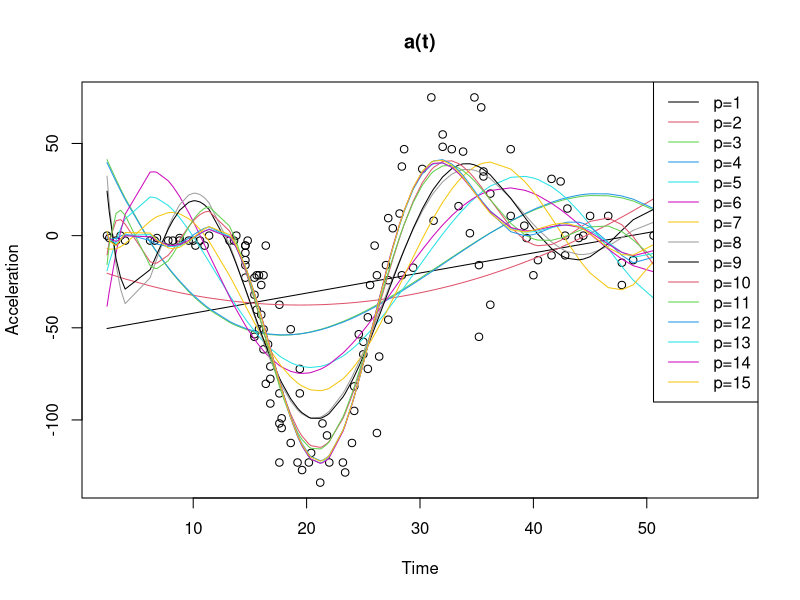
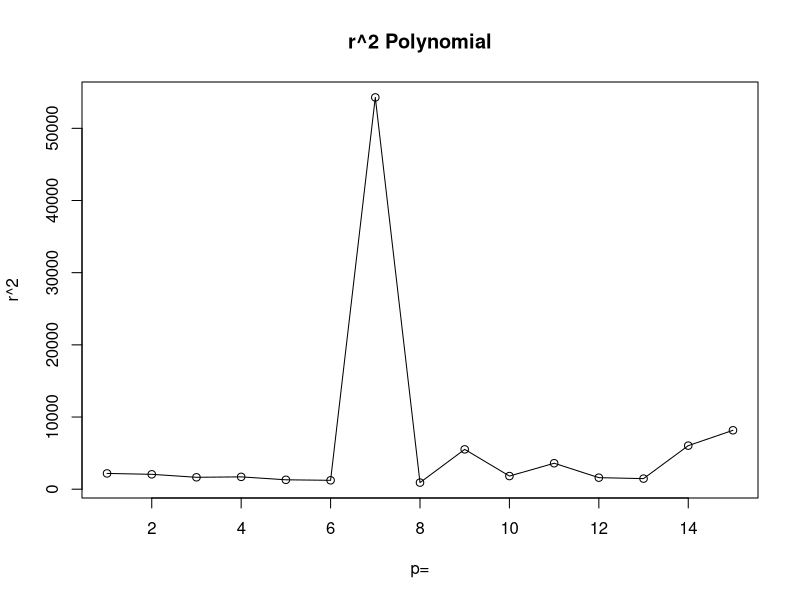
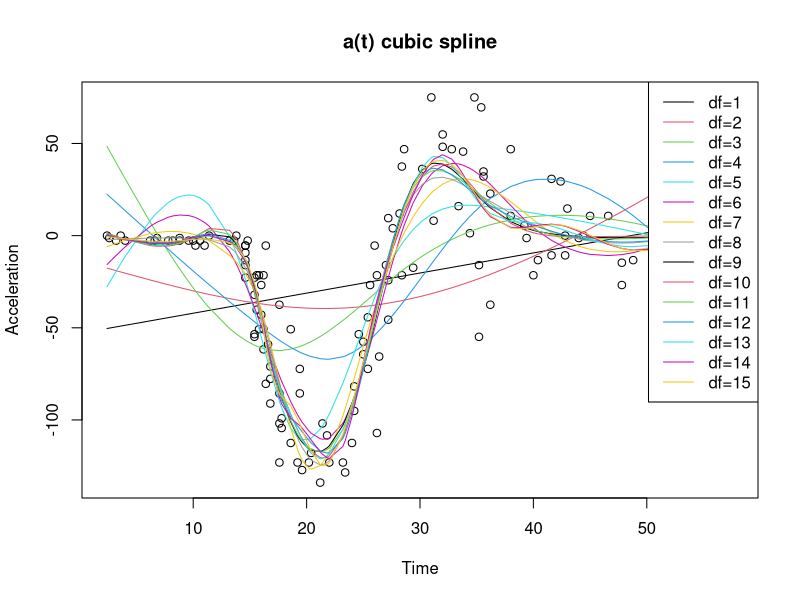
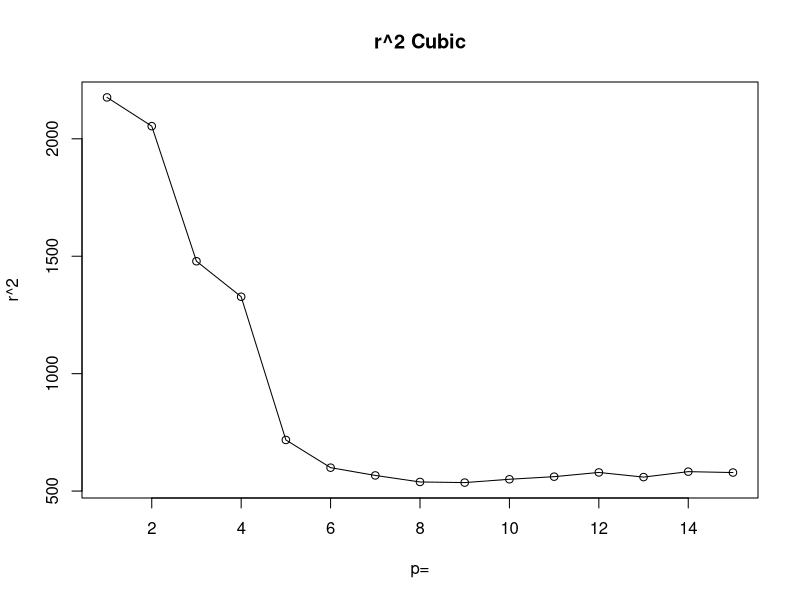
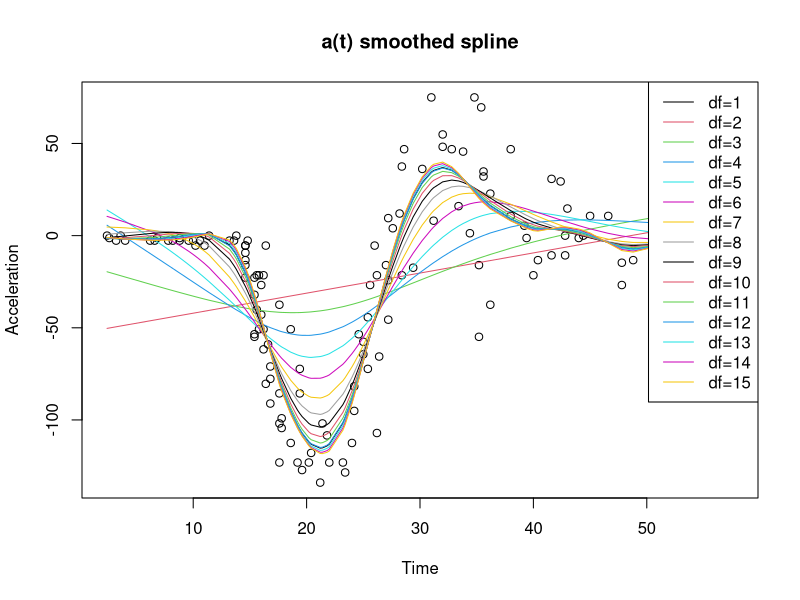
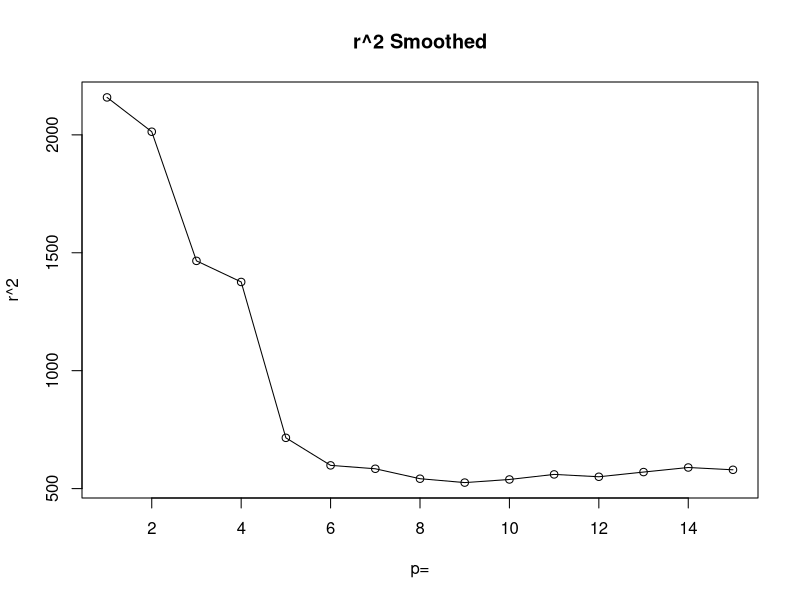
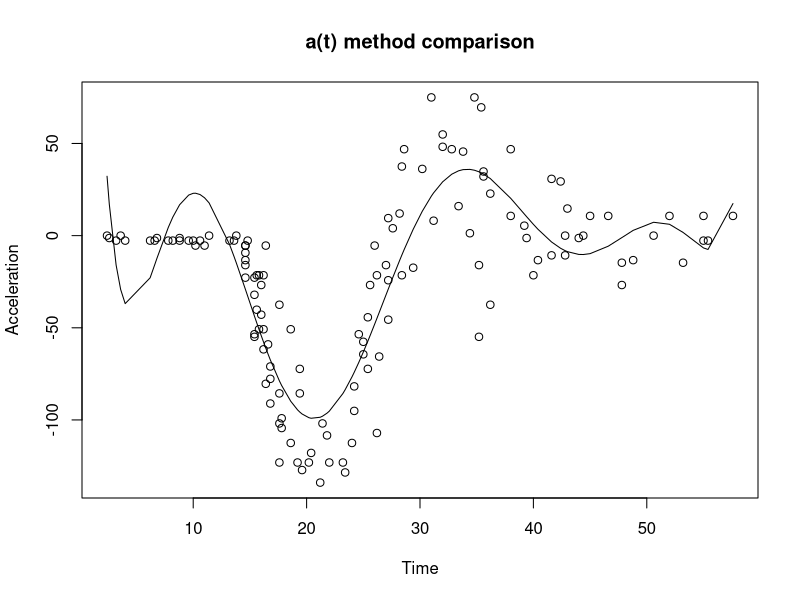

Here is the R script that generated these plots, in order: (Note: this script raises an error after producing the figures.)
library(MASS)
library(splines)

################
# POLYNOMIAL   #
################

## We fix p, which will increase later on
p = 1;

x = mcycle$times
y = mcycle$accel


polynomial_regression <- function(max_degree = 10){
  plot(mcycle, main="a(t)", xlab="Time", ylab="Acceleration")
  leg = c()
  for(i in 1:max_degree){
    model = lm(y ~ poly(x, i))
    lines(x, fitted(model), col=i)
    leg[i] = paste(c("p=", i), collapse="")
  }
  legend('topright', legend=leg, col=seq(1, max_degree), lty=1)
}

polynomial_regression(15)

## Best for now --> p = 14


####################
# CROSS-VALIDATION #
####################

cross_validate_accel <- function(formula, data, K=5){
  n = nrow(data)
  folds=sample(1:K,n,replace=TRUE)
  CV = 0
    for(k in (1:K)){
      reg<-lm(formula,data=data[folds!=k,])
      pred<-predict(reg,newdata=data[folds==k,])
      CV <-CV + sum((data$accel[folds==k]-pred)^2)
    }
    CV <- CV/n
  
  return(CV) 
}

determine_best_p <- function(iterations_per_p=10, from=1, to=15){
  m = matrix(0, nrow=(to-from) + 1, ncol=iterations_per_p)
  for(i in 1:iterations_per_p){
    for(j in from:to){
      m[j, i] = cross_validate_accel(accel~poly(times, j), mcycle)
    }
  }
  return (m)
}

moyennes_pol = rowMeans(determine_best_p())
plot(moyennes_pol, main="r^2 Polynomial", xlab="p=", ylab="r^2", lty=1)
lines(moyennes_pol, main="r^2 Polynomial", xlab="p=", ylab="r^2", lty=1)

## Par validation croisee, la meilleure valeur de p est 8


#########################
# NATURAL CUBIC SPLINES #
#########################

cubic_spline <- function(max_df=10){
  plot(mcycle, main="a(t) cubic spline", xlab="Time", ylab="Acceleration")
  leg = c()
  for(i in 1:max_df){
    model = lm(mcycle$accel~ns(mcycle$times, i), data=mcycle)
    lines(mcycle$times, fitted(model), col=i)
    leg[i] = paste(c("df=", i), collapse="")
  }
  legend('topright', legend=leg, col=seq(1, max_df), lty=1)
}
cubic_spline(15)

## visually --> 6 or 14

cross_validate_accel_cubic <- function(formula, data, K=5){
  n = nrow(data)
  folds=sample(1:K,n,replace=TRUE)
  CV = 0
  for(k in (1:K)){
    reg<-lm(formula,data=data[folds!=k,])
    pred<-predict(reg,newdata=data[folds==k,])
    CV <-CV + sum((data$accel[folds==k]-pred)^2)
  }
  CV <- CV/n
  
  return(CV) 
}

determine_best_df <- function(iterations_per_df=10, from=1, to=15){
  m = matrix(0, nrow=(to-from) + 1, ncol=iterations_per_df)
  for(i in 1:iterations_per_df){
    for(j in from:to){
      m[j, i] = cross_validate_accel_cubic(accel~ns(times, j), mcycle)
    }
  }
  return (m)
}

moyennes_cub = rowMeans(determine_best_df())
plot(moyennes_cub, main="r^2 Cubic", xlab="p=", ylab="r^2", lty=1)
lines(moyennes_cub, main="r^2 Cubic", xlab="p=", ylab="r^2", lty=1)
## best df = 9


####################
# SMOOTHED SPLINES #
####################

smoothed_spline <- function(max_df=10){
  plot(mcycle, main="a(t) smoothed spline", xlab="Time", ylab="Acceleration")
  leg = c()
  for(i in 1:max_df){
    model = smooth.spline(x=x, y=y, df=i)
    lines(x, fitted(model), col=i)
    leg[i] = paste(c("df=", i), collapse="")
  }
  legend('topright', legend=leg, col=seq(1, max_df), lty=1)
}
smoothed_spline(15)

## visually --> 6 or 14

cross_validate_accel_smoothed <- function(df=3, K=5){
  n = length(x)
  folds=sample(1:K,n,replace=TRUE)
  CV = 0
  for(k in (1:K)){
    reg<-smooth.spline(x=x[folds!=k], y=y[folds!=k], df=df)
    pred<-predict(reg,newdata=y[folds==k,])
    CV <-CV + sum((y[folds==k]-pred)^2)
  }
  CV <- CV/n
  
  return(CV) 
}

determine_best_df_smoothed_leaveoneout <- function(iterations_per_df=10, from=1, to=15){
  m = matrix(0, nrow=(to-from) + 1, ncol=iterations_per_df)
  for(i in 1:iterations_per_df){
    for(j in from:to){
      m[j, i] = cross_validate_accel_smoothed(df=j, K=nrow(x))
    }
  }
  return (m)
}

moyennes_smooth = rowMeans(determine_best_df())
plot(moyennes_smooth, main="r^2 Smoothed", xlab="p=", ylab="r^2", lty=1)
lines(moyennes_smooth, main="r^2 Smoothed", xlab="p=", ylab="r^2", lty=1)
## best is 9

compare_methods <- function(p=8, df1=9, df2=9){
  plot(mcycle, main="a(t) method comparison", xlab="Time", ylab="Acceleration")
  
  
  model = lm(y ~ poly(x, p))
  lines(x, fitted(model), col=1)
  leg[1] = paste(c("Poly p=", p), collapse="")
  
  model = lm(mcycle$accel~ns(mcycle$times, df1), data=mcycle)
  lines(mcycle$times, fitted(model), col=2)
  leg[2] = paste(c("Cubic df=", df1), collapse="")
  
  model = smooth.spline(x=x, y=y, df=df2)
  lines(x, fitted(model), col=3)
  leg[3] = paste(c("Smoothed df=", df2), collapse="")
  
  legend('topright', legend=leg, col=seq(1, 3), lty=1)
}

compare_methods(p=which.min(moyennes_pol), df1=which.min(moyennes_cub), df2=which.min(moyennes_smooth))
